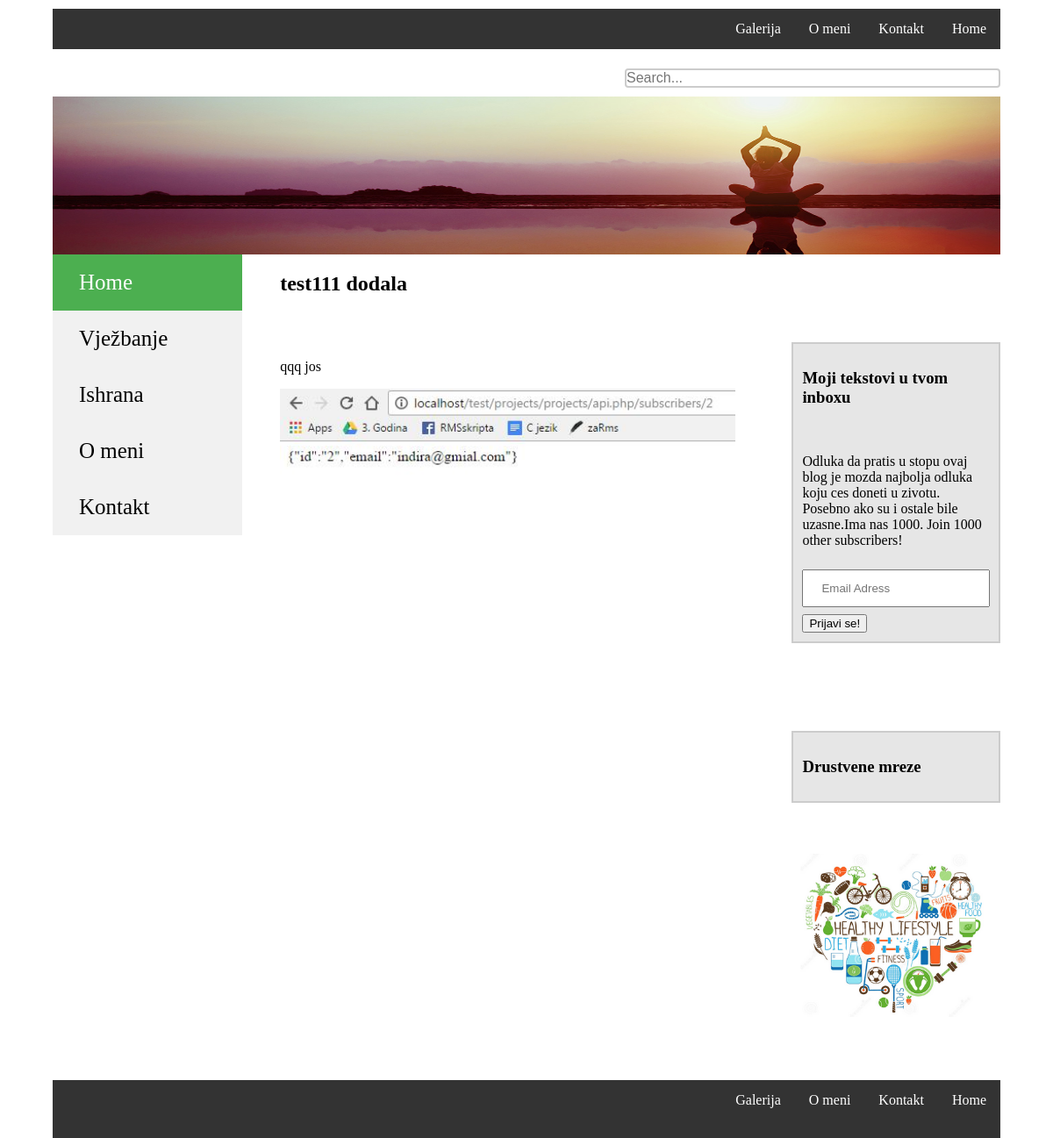
Screenshot of /post.php?id=17 with the database file from the repository.
### tables this page shows
CREATE TABLE `posts` (
  `id` int(11) NOT NULL,
  `category_id` int(11) NOT NULL,
  `title` varchar(255) NOT NULL,
  `text` text NOT NULL,
  `image` varchar(255) NOT NULL
);

### post.php (the view, shortened to what this page needs)
<?php
	$conn = new mysqli("localhost","root","","healty_life");
	$id = $_GET["id"];
	$query = "SELECT * FROM `posts` WHERE id = '$id'";
	$post = $conn->query($query);
	$post = $post->fetch_assoc();
?>
<!DOCTYPE html>
<html lang="en">
<head>
	<link rel="stylesheet" href="pravi.css">
</head>
 <body>
	<div class="red" id="horizontalni_meni">
		<ul>
  <li><a class="active" href="naslovna.html">Home</a></li>
  <li><a href="Kontakt.html">Kontakt</a></li>
  <li><a href="Omeni.html">O meni</a></li>
  <li><a href="galerija.html">Galerija</a></li>
		</ul>
	</div>
	<div class="red" id="pretraga">
		<form action="action_page.php">
				<input id="i" type="search" placeholder="Search...">
		</form>
	</div>
	<div class="red" id="slika1">
		<div class="red"></div>
		<div class="red"></div>
		<div class="red"></div>
		<div class="red"></div>
		<div class="red"></div>
		<div class="red"></div>
		<div class="red"></div>
		<div class="red"></div>
	</div>
		 	<div class="kolona jedan" id="meni">
		<ul>
	        <li><a class="active" id="naslovna.html" href="naslovna.php">Home</a></li>
			<li><a href="#" onmouseover="mopen('m1')" onmouseout="mclosetime()">Vježbanje</a>
			</li>
            <li><a href="#"  onmouseover="mopen('m2')" onmouseout="mclosetime()">Ishrana</a>
		   </li>
	       <li><a id="Omeni.html" href="Omeni.php" >O meni</a></li>
           <li><a id="Kontakt.html" href="Kontakt.php">Kontakt</a></li>
	  </ul>
	</div>
		<div class="kolona dva">
	    <div class="red"></div>
		<h2><?php echo $post["title"] ?></h2><br><br>
	    <p><?php echo $post["text"] ?></p>
		<img width="100%" src="slicice/<?php echo $post['image'] ?>" alt="Picture"/>
	</div>
	<div class="kolona jedan" id="desna_strana">
	     <div class="red" id="prijava">
		<h3>Moji tekstovi u tvom inboxu</h3><br>
        <p>Odluka da pratis u stopu ovaj blog je mozda najbolja odluka koju ces doneti u zivotu. Posebno ako su i ostale bile uzasne.Ima nas 1000.
		   Join 1000 other subscribers!</p>
		   <form id="forma1" name="forma1" onclick='return validateForm("forma1")' method="post">
		   <input type="text" placeholder="Email Adress" id="email" name="email" required>
		   <input type="button" value="Prijavi se!">
		   </form>
		  </div>
		  <div class="red" id="prijava">
		   <h3>Drustvene mreze</h3>
		  </div>
			<div class="red" id="logo">
			<img width="100%" src="slicice/srce.png" alt="Picture" />
			</div>
		</div>
	<div class="red" id="horizontalni_meni">
		<ul>
  <li><a class="active" href="naslovna.html">Home</a></li>
  <li><a href="Kontakt.html">Kontakt</a></li>
  <li><a href="Omeni.html">O meni</a></li>
  <li><a href="galerija.html">Galerija</a></li>
		</ul>
   </div>
<div class="red" id="zadnji_red"></div>
 </body>
</html>

### pravi.css (style rules this page uses)
* { box-sizing: border-box; }
body { width: 100%; margin: 0 auto; padding-left:5%; padding-right:5%; }
.red { padding: 10px; width:100%; float:left; min-height: 1px; }
.kolona { margin-left: 2%; margin-right: 2%; display: inline-block; float: left; min-height: 20px; }
.kolona.dva { width: 48%; }
.kolona.jedan { width: 22%; }
#meni { width: 20%; float: left; padding: 0; margin-left:0; }
#meni ul { list-style-type: none; margin: 0; padding: 0; width: 100%; background-color: #f1f1f1; }
#meni li { width: 100%; }
#meni li a { display: block; color: #000; padding: 18px 30px; text-decoration: none; font-size:25px; width:100%; }
#meni li a.active { background-color: #4CAF50; color: white; }
#pretraga { margin-top:2%; padding-top:0; padding-right:0; }
form { float: right; width: 100%; }
#i { width: 40%; float: right; box-sizing: border-box; border: 2px solid #ccc; border-radius: 4px; font-size: 16px; background-color: white; padding:0; }
#horizontalni_meni { padding-left:0; padding-right:0; padding-bottom:0; }
ul { list-style-type: none; margin: 0; padding: 0; overflow: hidden; background-color: #333; }
li { float: right; }
li a { display: block; color: white; text-align: left; padding: 14px 16px; text-decoration: none; }
#prijava { margin-top:100px; margin-left:70px; margin-right:0; border: 2px solid #ccc; padding-left:1%%; padding-bottom:4%; background-color:#E6E6E6; float:right; }
#slika1 { background-image:url(slicice/post.jpg); background-size:100% 100%; background-repeat: no-repeat; }
input[type=text] { width: 100%; padding: 12px 20px; margin: 8px 0; box-sizing: border-box; }
#desna_strana { margin-right:0; float:right; }
#logo { margin-bottom:20%; margin-top:20%; }
#zadnji_red { height:20px; background-color: #333; }

### rows the page displays
posts: title "test111 dodala", text "qqq jos", image (picture)
